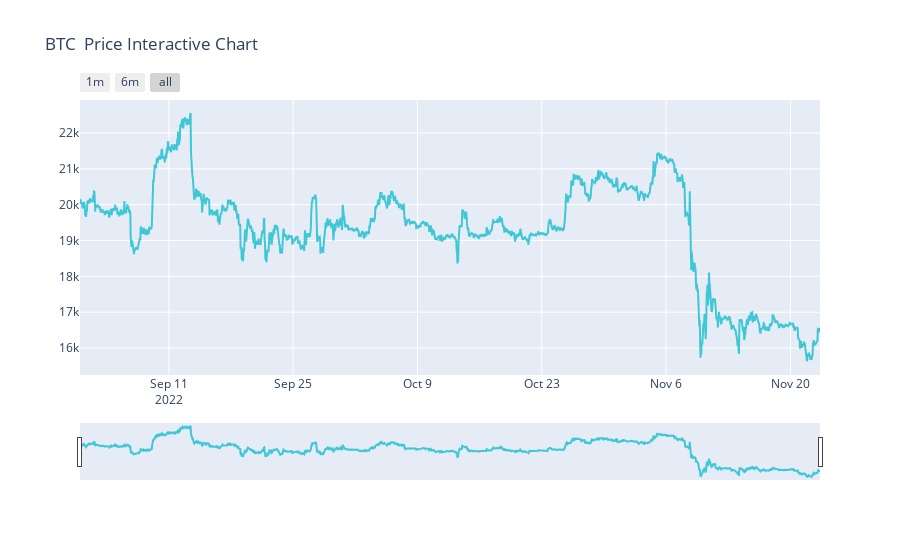

This figure's notebook cell:
### Code cell
import plotly.graph_objs as go
# from plotly import chart_studio
from plotly.offline import init_notebook_mode, iplot
init_notebook_mode(connected=True)
# import plotly.plotly as py
import plotly
import pandas as pd
import datetime as dt
import chart_studio.plotly as py

'''
This is a cell to plot an interactive chart of BTC price data using plotly
'''

df = pd.read_csv("./data/price_data/BTC_price.csv")


df.head()
trace_btc = go.Scatter(
    x=df.time,
    y=df['close'],
    name = "BTC price",
    line = dict(color = '#17BECF'),
    opacity = 0.8)

# trace_e = go.Scatter(
#     x=df.time_x,
#     y=df['close_y'],
#     name = "ETH price",
#     line = dict(color = '#7F7F7F'),
#     opacity = 0.8)

data = [trace_btc]

layout = dict(
    title='BTC  Price Interactive Chart', 
    xaxis=dict(
        rangeselector=dict(
            buttons=list([
                dict(count=1,
                     label='1m',
                     step='month',
                     stepmode='backward'),
                dict(count=6,
                     label='6m',
                     step='month',
                     stepmode='backward'),
                dict(step='all')
            ])
        ),
        rangeslider=dict(
            visible = True
        ),
        type='date'
    )
)

fig = dict(data=data, layout=layout)
iplot(fig, filename = "BTC Price Interactive Chart")
plotly.offline.plot(fig, filename='./visualization/BTC_interactive_plot.html')

### Figure 1 — Plotly figure (JSON) as saved in the notebook; plotly's stock layout.template omitted (floating-point values rounded to 4 significant figures; data arrays with more than 128 entries replaced by an {"elided": "..."} marker saying what was removed)
{"data": [{"line": {"color": "#17BECF"}, "name": "BTC price", "opacity": 0.8, "type": "scatter", "x": {"elided": "2001 str values"}, "y": {"elided": "2001 float values"}}], "layout": {"title": {"text": "BTC  Price Interactive Chart"}, "xaxis": {"rangeselector": {"buttons": [{"count": 1, "label": "1m", "step": "month", "stepmode": "backward"}, {"count": 6, "label": "6m", "step": "month", "stepmode": "backward"}, {"step": "all"}]}, "rangeslider": {"visible": true}, "type": "date"}}}
